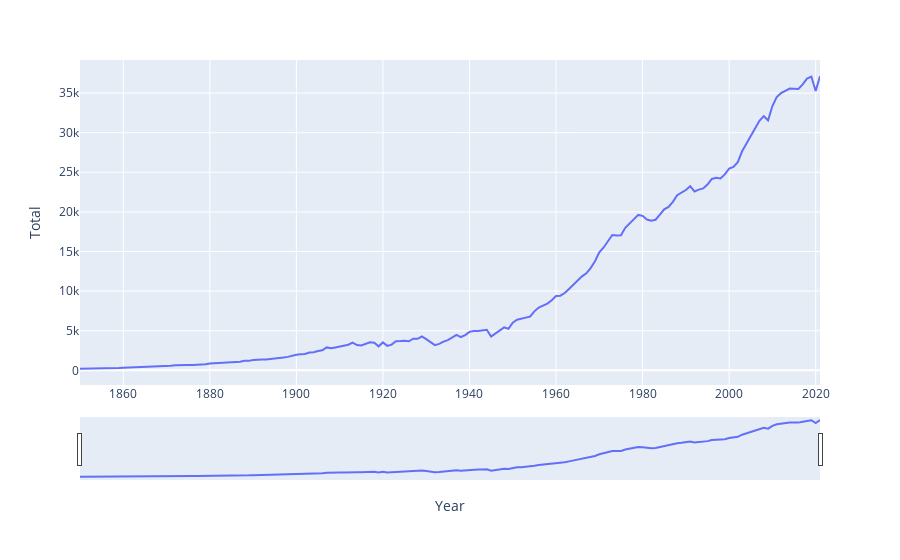

Notebook code for this chart:
### Code cell
#  plot to see total emission versus year for 'global'
fig_glob = px.line(df_glob, x="Year", y="Total")
fig_glob.update_xaxes(rangeslider_visible=True)
fig_glob.show()

### Figure 1 — Plotly figure (JSON) as saved in the notebook; plotly's stock layout.template omitted (floating-point values rounded to 4 significant figures; data arrays with more than 128 entries replaced by an {"elided": "..."} marker saying what was removed)
{"data": [{"hovertemplate": "Year=%{x}<br>Total=%{y}<extra></extra>", "legendgroup": "", "line": {"color": "#636efa", "dash": "solid"}, "marker": {"symbol": "circle"}, "mode": "lines", "name": "", "orientation": "v", "showlegend": false, "type": "scatter", "x": {"elided": "172 int values"}, "xaxis": "x", "y": {"elided": "172 float values"}, "yaxis": "y"}], "layout": {"legend": {"tracegroupgap": 0}, "margin": {"t": 60}, "xaxis": {"anchor": "y", "domain": [0, 1], "rangeslider": {"visible": true}, "title": {"text": "Year"}}, "yaxis": {"anchor": "x", "domain": [0, 1], "title": {"text": "Total"}}}}
